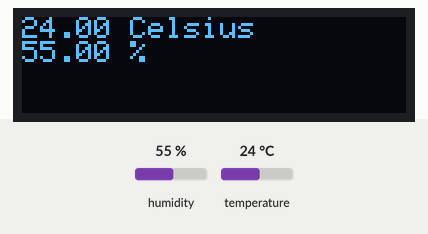
Bench run of a sketch on a simulated Arduino Uno, built with avr-gcc and run on an emulated ATmega328P. Shown: 128×32 one-colour display. Inputs (shaded band) come from the test bench; at power-on: humidity 55 %, temperature 24 °C. The display library's start-up logo is not drawn; what the sketch prints to the serial monitor is not drawn.

Above: at 4.6 s.
4.7 s: humidity set to 22 %
At 7.2 s:
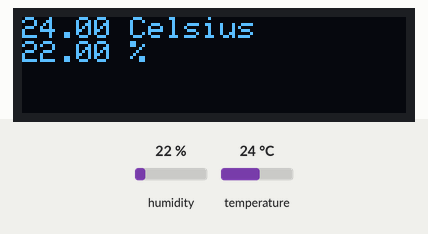
7.7 s: temperature set to 12 °C
At 9.0 s:
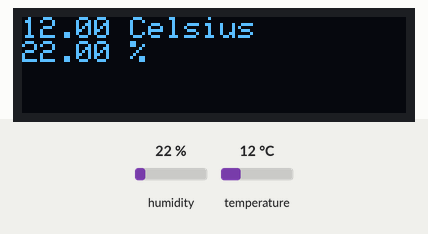
10.7 s: humidity set to 40 %
At 12.6 s:
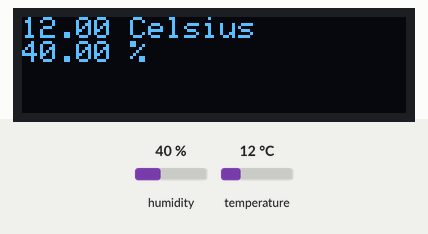
13.7 s: temperature set to 19 °C
At 15.6 s:
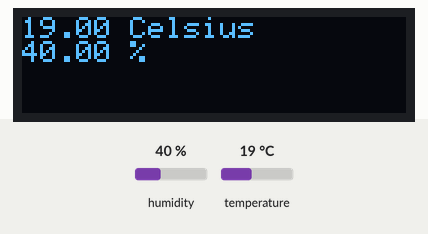
Timing chart, 0 to 17.1 s (numbered marks = the images above; inputs shaded):
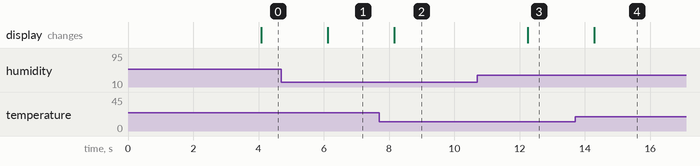

Measured:
- after the input at 4.7 s, the display: changes after 1.4 s (image 1)
- after the input at 7.7 s, the display: changes after 0.47 s (image 2)
- after the input at 10.7 s, the display: changes after 1.5 s (image 3)
- after the input at 13.7 s, the display: changes after 0.59 s (image 4)

The sketch:

temp_monitoring_with_display.ino
```cpp
#include <SPI.h>
#include <Wire.h>
#include <Adafruit_GFX.h>
#include <Adafruit_SSD1306.h>

#define SCREEN_WIDTH 128
#define SCREEN_HEIGHT 32

#define OLED_RESET     -1 // Reset pin # (or -1 if sharing Arduino reset pin)
#define SCREEN_ADDRESS 0x3C ///< See datasheet for Address; 0x3D for 128x64, 0x3C for 128x32
Adafruit_SSD1306 display(SCREEN_WIDTH, SCREEN_HEIGHT, &Wire, OLED_RESET);

#include "DHT.h"
#define DHTPIN 14
#define DHTTYPE DHT11

DHT dht(DHTPIN, DHTTYPE);

void setup() {
  Serial.begin(115200);

  if(!display.begin(SSD1306_SWITCHCAPVCC, SCREEN_ADDRESS)) {
    Serial.println(F("SSD1306 allocation failed"));
    for(;;);
  }

  display.display();
  delay(2000);
  display.clearDisplay();

  dht.begin();

}


void loop() {
  delay(2000);
  float hum = dht.readHumidity();
  float temp = dht.readTemperature();

  if (isnan(hum) || isnan(temp)) {
    Serial.println(F("Lesen der Daten vom DHT Sensor ist fehlgeschlagen!"));
    display.clearDisplay();
    display.setCursor(0, 0);
    display.println("Read Failure!");
    display.display();
    return;
  }

  // Logging the temp and humidity via the serial interface
  Serial.print(F("Humidity: "));
  Serial.print(hum);
  Serial.print(F("%  Temperature: "));
  Serial.print(temp);
  Serial.println(F("°C "));


  display.setTextSize(1);
  display.setTextColor(SSD1306_WHITE);
  display.setCursor(0, 0);
  display.cp437();

  // Showing the temp and humidity on the display
  display.clearDisplay();
  display.print(temp);
  display.println(F(" Celsius")); // cp437 charset doesn't have "°", so "Celsius" is used.
  display.print(hum);
  display.println(" %");
  display.display();
}
```
